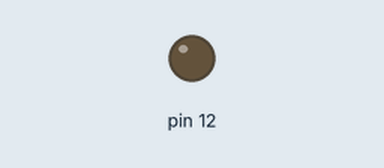
Simulated run of this sketch. Board: Arduino Uno, built with avr-gcc and run on an emulated ATmega328P. Shown: output pins drawn as LEDs (lit = HIGH).

Above: at 0.5 s.
At 1.9 s:
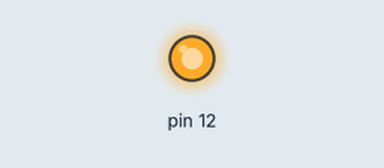
Timing chart, 0 to 5.2 s (numbered marks = the images above):
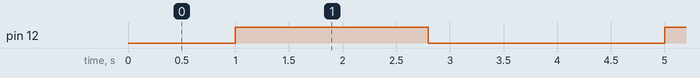

The sketch:

fade1light.ino
```cpp
//fade one lightbulb

int brightness = 0;
int fade_by = 30;

void setup() {
  // put your setup code here, to run once:
pinMode(12, OUTPUT);

}

void loop() {
  // put your main code here, to run repeatedly:
 analogWrite(12, brightness);

  brightness += fade_by;

  if(brightness < 0 || brightness > 255){
    fade_by = -fade_by;
  }
  delay(200);


}
```

Measured:
- by itself, pin 12: alternates HIGH for 1.8 s and LOW for 2.2 s
